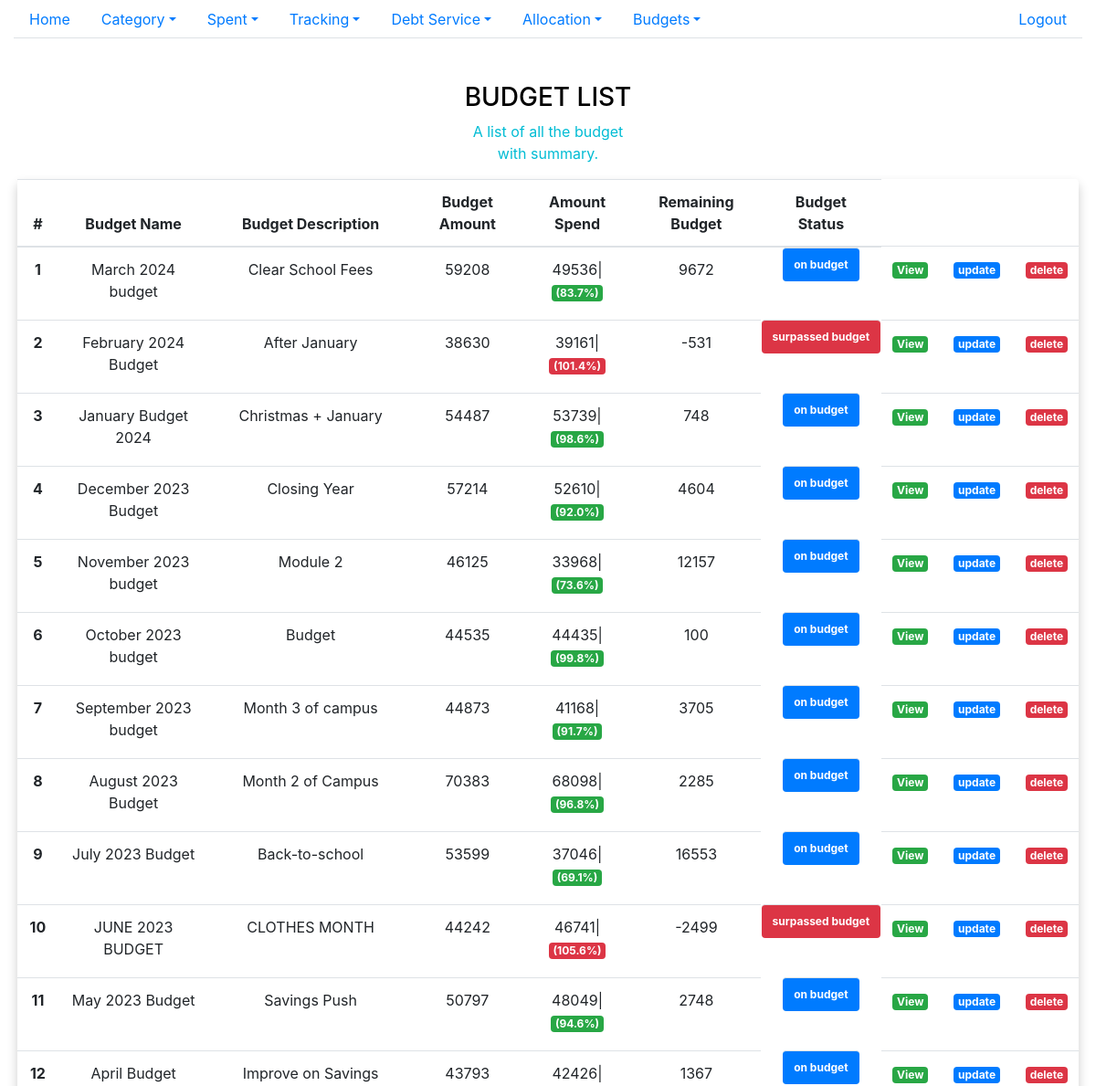
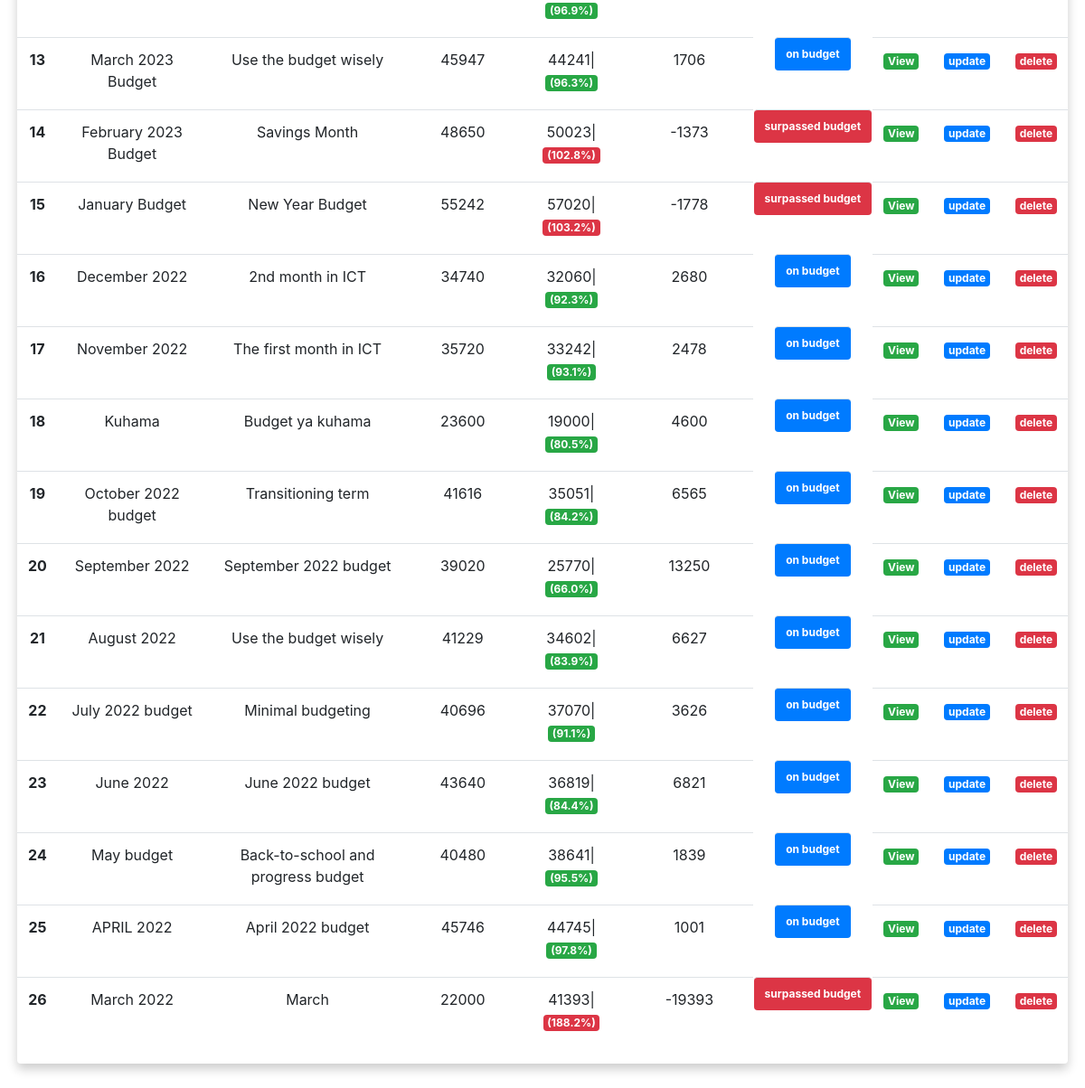
Page /budgetlist (signed in) on the committed database (2 pictures, top to bottom).
### spent/models.py (models this page shows, shortened)
class Budget(models.Model):
    name = models.CharField(max_length=32)
    description= models.CharField(max_length=128,null=True,blank=True)
    track_id = models.ForeignKey(Track,on_delete=models.CASCADE)
    voided = models.IntegerField(default=0)
    date_created = models.DateTimeField(auto_now_add=True)
    date_updated = models.DateTimeField(auto_now=True)
    user_id = models.ForeignKey(settings.AUTH_USER_MODEL, on_delete=models.CASCADE)
    class Meta:
        ordering=['-track_id__start_date']

### spent/views.py (the view)
# urls.py: path('budgetlist',views.BudgetListView.as_view(),name='budget_list'),
class BudgetListView(LoginRequiredMixin,View):
    def get(self,request):
        user = User.objects.get(username=self.request.user)
        user_id = user.id
        data ={}
        with connection.cursor() as cursor:
            cursor.execute(f"""
                select b.id,
                b.name,
                b.description,
                t.start_date,
                t.end_date,
                t.amount as track_amount,
                case when total_budget.budget_total is not NULL
                then total_budget.budget_total
                else 0 end as budget_total,
                case when spent.total_spent is not NULL
                then round((spent.total_spent * 1.0) /total_budget.budget_total * 100,1)
                else 0 end as burn_rate,
                case when spent.total_spent is not NULL
                then spent.total_spent else 0 end as total_spent,
                case when total_budget.budget_total is not null and spent.total_spent is not null then
                total_budget.budget_total-spent.total_spent
                when total_budget.budget_total is null and spent.total_spent is not null   then 0-spent.total_spent
                when total_budget.budget_total is not null and spent.total_spent is null  then total_budget.budget_total-0
                else 0 end as remaining_budget,

                case when (total_budget.budget_total is not null and spent.total_spent is not null) AND
                 (total_budget.budget_total-spent.total_spent) < 0  then "surpassed budget"
                when total_budget.budget_total is null and spent.total_spent is not null  and spent.total_spent >0   then "surpassed budget"
                when total_budget.budget_total is not null and spent.total_spent is null and total_budget.budget_total !=0 then "on budget"
                else "on budget" end as budget_status
                from spent_budget b
                inner join spent_track t on t.id = b.track_id_id
                left outer join (
                select sbi.budget_id,sum(sbi.amount) as budget_total
                 from spent_budgetitem sbi
                where sbi.voided = 0 and user_id_id = {user_id}
                group by sbi.budget_id
                )total_budget on b.id = total_budget.budget_id
                left outer join (
                select bd.id,tracker.total_spent
                from spent_budget bd
                inner join (
                select tk.track_id_id,
                 sum(s.amount) as total_spent
                 from spent_tracking tk
                inner join spent_spent s on tk.spent_id_id = s.id
                where tk.voided=0 and s.voided=0 and tk.user_id_id= {user_id}
                group by tk.track_id_id
                )tracker on bd.track_id_id = tracker.track_id_id
                )spent on b.id = spent.id
                where b.voided = 0 and b.user_id_id ={user_id}
                order by t.start_date desc
            """)
            columns = [col[0] for col in cursor.description]
            data = [dict(zip(columns, row)) for row in cursor.fetchall()]
        context ={
            'datalist':data,
        }
        return render(request,'spent/budget_list.html',context)

### spent/templates/spent/budget_list.html (shortened to what this page needs)
{% extends "base.html" %}
{% block content %}
<div class="container-fluid px-1 py-5 mx-auto">
	<div class="text-center">
            <h3>BUDGET LIST</h3>
            <p class="blue-text">A list of all the budget  <br> with summary.</p>
				<div class="card m-0 p-0">
				<table class="table table-hover table-boardered ">
				  <thead>
					<tr>
					  <th scope="col">#</th>
					  <th scope="col">Budget Name</th>
                        <th scope="col">Budget Description</th>
					  <th scope="col">Budget Amount</th>
					  <th scope="col">Amount Spend</th>
					  <th scope="col">Remaining Budget</th>
					  <th scope="col">Budget Status</th>
					</tr>
				  </thead>
				  <tbody>
                  {% for data in datalist %}
					<tr>
					  <th scope="row">{{forloop.counter}}</th>
					  <td>{{data.name}}</td>
                        <td>{{data.description}}</td>
					  <td>{{data.budget_total}}</td>
					  <td>{{data.total_spent}}|
						  <span
							{%if data.burn_rate > 100 %} then class="h3 badge badge-danger" {% else %} class="h3 badge badge-success" {%endif %} >
							  ({{data.burn_rate}}%)
						  </span>
					  </td>
					  <td>{{data.remaining_budget}}</td>
					  <td  {%if data.budget_status == "on budget" %} then class="h3 badge badge-primary" {% else %} class="h3 badge badge-danger" {%endif %}>
                        {{data.budget_status}}</td>
					  <td><a class="badge badge-success mr-1"  href="{%url 'budget_view' data.id%}">View</a></td>
					   <td><a class="badge badge-primary mr-1"  href="{%url 'update_budget' data.id%}">update</a></td>
					   <td><a class="badge badge-danger" href="{% url 'delete_budget' data.id %}">delete</a></td>
					</tr>
                  {% endfor %}
				  </tbody>
				</table>
				</div>
            </div>
      </div>
{% endblock content%}

### static/spent/main.css (style rules this page uses)
body { color: #000; overflow-x: hidden; height: 100%; background-repeat: no-repeat; background-size: 100% 100% }
.card { padding: 30px 40px; margin-top: 60px; margin-bottom: 60px; border: none !important; box-shadow: 0 6px 12px 0 rgba(0, 0, 0, 0.2) }
.blue-text { color: #00BCD4 }

### rows in the picture
Budget: name "March 2024 budget", description "Clear School Fees", budget_total "59208", total_spent "49536", burn_rate "83.7", remaining_budget "9672", budget_status "on budget"
Budget: name "February 2024 Budget", description "After January", budget_total "38630", total_spent "39161", burn_rate "101.4", remaining_budget "-531", budget_status "surpassed budget"
Budget: name "January Budget 2024", description "Christmas + January", budget_total "54487", total_spent "53739", burn_rate "98.6", remaining_budget "748", budget_status "on budget"
Budget: name "December 2023 Budget", description "Closing Year", budget_total "57214", total_spent "52610", burn_rate "92.0", remaining_budget "4604", budget_status "on budget"
Budget: name "November 2023 budget", description "Module 2", budget_total "46125", total_spent "33968", burn_rate "73.6", remaining_budget "12157", budget_status "on budget"
Budget: name "October 2023 budget", description "Budget", budget_total "44535", total_spent "44435", burn_rate "99.8", remaining_budget "100", budget_status "on budget"
Budget: name "September 2023 budget", description "Month 3 of campus", budget_total "44873", total_spent "41168", burn_rate "91.7", remaining_budget "3705", budget_status "on budget"
Budget: name "August 2023 Budget", description "Month 2 of Campus", budget_total "70383", total_spent "68098", burn_rate "96.8", remaining_budget "2285", budget_status "on budget"
Budget: name "July 2023 Budget", description "Back-to-school", budget_total "53599", total_spent "37046", burn_rate "69.1", remaining_budget "16553", budget_status "on budget"
Budget: name "JUNE 2023 BUDGET", description "CLOTHES MONTH", budget_total "44242", total_spent "46741", burn_rate "105.6", remaining_budget "-2499", budget_status "surpassed budget"
Budget: name "May 2023 Budget", description "Savings Push", budget_total "50797", total_spent "48049", burn_rate "94.6", remaining_budget "2748", budget_status "on budget"
Budget: name "April Budget", description "Improve on Savings", budget_total "43793", total_spent "42426", burn_rate "96.9", remaining_budget "1367", budget_status "on budget"
Budget: name "March 2023 Budget", description "Use the budget wisely", budget_total "45947", total_spent "44241", burn_rate "96.3", remaining_budget "1706", budget_status "on budget"
Budget: name "February 2023 Budget", description "Savings Month", budget_total "48650", total_spent "50023", burn_rate "102.8", remaining_budget "-1373", budget_status "surpassed budget"
Budget: name "January Budget", description "New Year Budget", budget_total "55242", total_spent "57020", burn_rate "103.2", remaining_budget "-1778", budget_status "surpassed budget"
Budget: name "December 2022", description "2nd month in ICT", budget_total "34740", total_spent "32060", burn_rate "92.3", remaining_budget "2680", budget_status "on budget"
Budget: name "November 2022", description "The first month in ICT", budget_total "35720", total_spent "33242", burn_rate "93.1", remaining_budget "2478", budget_status "on budget"
Budget: name "Kuhama", description "Budget ya kuhama", budget_total "23600", total_spent "19000", burn_rate "80.5", remaining_budget "4600", budget_status "on budget"
Budget: name "October 2022 budget", description "Transitioning term", budget_total "41616", total_spent "35051", burn_rate "84.2", remaining_budget "6565", budget_status "on budget"
Budget: name "September 2022", description "September 2022 budget", budget_total "39020", total_spent "25770", burn_rate "66.0", remaining_budget "13250", budget_status "on budget"
Budget: name "August 2022", description "Use the budget wisely", budget_total "41229", total_spent "34602", burn_rate "83.9", remaining_budget "6627", budget_status "on budget"
Budget: name "July 2022 budget", description "Minimal budgeting", budget_total "40696", total_spent "37070", burn_rate "91.1", remaining_budget "3626", budget_status "on budget"
Budget: name "June 2022", description "June 2022 budget", budget_total "43640", total_spent "36819", burn_rate "84.4", remaining_budget "6821", budget_status "on budget"
Budget: name "May budget", description "Back-to-school and progress budget", budget_total "40480", total_spent "38641", burn_rate "95.5", remaining_budget "1839", budget_status "on budget"

### other values in the picture
{{ data.name }} "APRIL 2022" "March 2022"
{{ data.description }} "April 2022 budget" "March"
{{ data.budget_total }} "45746" "22000"
{{ data.total_spent }} "44745" "41393"
{{ data.burn_rate }} "97.8" "188.2"
{{ data.remaining_budget }} "1001" "-19393"
{{ data.budget_status }} "on budget" "surpassed budget"
